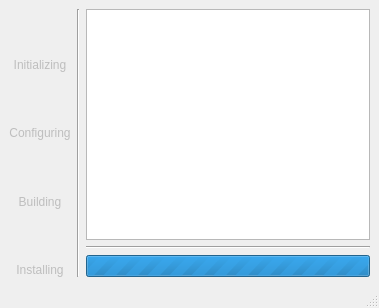
<?xml version="1.0" encoding="UTF-8"?>
<ui version="4.0">
 <class>BuildWindow</class>
 <widget class="QMainWindow" name="BuildWindow">
  <property name="geometry">
   <rect>
    <x>0</x>
    <y>0</y>
    <width>379</width>
    <height>308</height>
   </rect>
  </property>
  <property name="windowTitle">
   <string>SourceBuilder</string>
  </property>
  <widget class="QWidget" name="centralwidget">
   <layout class="QHBoxLayout" name="horizontalLayout">
    <item>
     <layout class="QVBoxLayout" name="verticalLayout">
      <item>
       <widget class="QLabel" name="lblInit">
        <property name="enabled">
         <bool>false</bool>
        </property>
        <property name="text">
         <string>Initializing</string>
        </property>
        <property name="alignment">
         <set>Qt::AlignBottom|Qt::AlignHCenter</set>
        </property>
       </widget>
      </item>
      <item>
       <widget class="QLabel" name="lblConfigure">
        <property name="enabled">
         <bool>false</bool>
        </property>
        <property name="text">
         <string>Configuring</string>
        </property>
        <property name="alignment">
         <set>Qt::AlignBottom|Qt::AlignHCenter</set>
        </property>
       </widget>
      </item>
      <item>
       <widget class="QLabel" name="lblBuild">
        <property name="enabled">
         <bool>false</bool>
        </property>
        <property name="text">
         <string>Building</string>
        </property>
        <property name="alignment">
         <set>Qt::AlignBottom|Qt::AlignHCenter</set>
        </property>
       </widget>
      </item>
      <item>
       <widget class="QLabel" name="lblInstall">
        <property name="enabled">
         <bool>false</bool>
        </property>
        <property name="text">
         <string>Installing</string>
        </property>
        <property name="alignment">
         <set>Qt::AlignBottom|Qt::AlignHCenter</set>
        </property>
       </widget>
      </item>
     </layout>
    </item>
    <item>
     <widget class="Line" name="line">
      <property name="orientation">
       <enum>Qt::Vertical</enum>
      </property>
     </widget>
    </item>
    <item>
     <layout class="QVBoxLayout" name="verticalLayout_2">
      <item>
       <widget class="QPlainTextEdit" name="log">
        <property name="font">
         <font>
          <family>Monospace</family>
         </font>
        </property>
        <property name="undoRedoEnabled">
         <bool>false</bool>
        </property>
        <property name="readOnly">
         <bool>true</bool>
        </property>
        <property name="textInteractionFlags">
         <set>Qt::LinksAccessibleByKeyboard|Qt::LinksAccessibleByMouse|Qt::TextBrowserInteraction|Qt::TextSelectableByKeyboard|Qt::TextSelectableByMouse</set>
        </property>
       </widget>
      </item>
      <item>
       <widget class="Line" name="line_2">
        <property name="orientation">
         <enum>Qt::Horizontal</enum>
        </property>
       </widget>
      </item>
      <item>
       <widget class="QProgressBar" name="progress">
        <property name="maximum">
         <number>0</number>
        </property>
        <property name="value">
         <number>575</number>
        </property>
       </widget>
      </item>
     </layout>
    </item>
   </layout>
  </widget>
  <widget class="QMenuBar" name="menubar">
   <property name="geometry">
    <rect>
     <x>0</x>
     <y>0</y>
     <width>379</width>
     <height>24</height>
    </rect>
   </property>
  </widget>
  <widget class="QStatusBar" name="statusbar"/>
  <action name="actionClose">
   <property name="text">
    <string>Close</string>
   </property>
   <property name="shortcut">
    <string>Return</string>
   </property>
  </action>
 </widget>
 <resources/>
 <connections/>
</ui>
